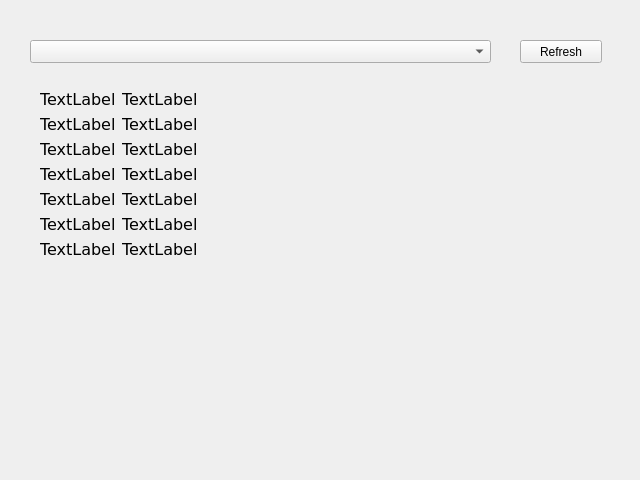
<?xml version="1.0" encoding="UTF-8"?>
<ui version="4.0">
 <class>CentralWidget</class>
 <widget class="QWidget" name="CentralWidget">
  <property name="geometry">
   <rect>
    <x>0</x>
    <y>0</y>
    <width>640</width>
    <height>480</height>
   </rect>
  </property>
  <property name="minimumSize">
   <size>
    <width>640</width>
    <height>480</height>
   </size>
  </property>
  <property name="windowTitle">
   <string>Form</string>
  </property>
  <widget class="QComboBox" name="comboBox">
   <property name="geometry">
    <rect>
     <x>30</x>
     <y>40</y>
     <width>461</width>
     <height>23</height>
    </rect>
   </property>
   <property name="font">
    <font>
     <family>DejaVu Sans</family>
     <pointsize>12</pointsize>
    </font>
   </property>
  </widget>
  <widget class="QWidget" name="formLayoutWidget">
   <property name="geometry">
    <rect>
     <x>30</x>
     <y>80</y>
     <width>571</width>
     <height>189</height>
    </rect>
   </property>
   <layout class="QFormLayout" name="formLayout">
    <property name="leftMargin">
     <number>10</number>
    </property>
    <property name="topMargin">
     <number>10</number>
    </property>
    <property name="rightMargin">
     <number>10</number>
    </property>
    <property name="bottomMargin">
     <number>10</number>
    </property>
    <item row="0" column="0">
     <widget class="QLabel" name="label_00">
      <property name="font">
       <font>
        <family>DejaVu Sans</family>
        <pointsize>12</pointsize>
       </font>
      </property>
      <property name="text">
       <string>TextLabel</string>
      </property>
     </widget>
    </item>
    <item row="0" column="1">
     <widget class="QLabel" name="label_01">
      <property name="font">
       <font>
        <family>DejaVu Sans</family>
        <pointsize>12</pointsize>
       </font>
      </property>
      <property name="text">
       <string>TextLabel</string>
      </property>
     </widget>
    </item>
    <item row="1" column="0">
     <widget class="QLabel" name="label_10">
      <property name="font">
       <font>
        <family>DejaVu Sans</family>
        <pointsize>12</pointsize>
       </font>
      </property>
      <property name="text">
       <string>TextLabel</string>
      </property>
     </widget>
    </item>
    <item row="1" column="1">
     <widget class="QLabel" name="label_11">
      <property name="font">
       <font>
        <family>DejaVu Sans</family>
        <pointsize>12</pointsize>
       </font>
      </property>
      <property name="text">
       <string>TextLabel</string>
      </property>
     </widget>
    </item>
    <item row="2" column="0">
     <widget class="QLabel" name="label_20">
      <property name="font">
       <font>
        <family>DejaVu Sans</family>
        <pointsize>12</pointsize>
       </font>
      </property>
      <property name="text">
       <string>TextLabel</string>
      </property>
     </widget>
    </item>
    <item row="2" column="1">
     <widget class="QLabel" name="label_21">
      <property name="font">
       <font>
        <family>DejaVu Sans</family>
        <pointsize>12</pointsize>
       </font>
      </property>
      <property name="text">
       <string>TextLabel</string>
      </property>
     </widget>
    </item>
    <item row="3" column="0">
     <widget class="QLabel" name="label_30">
      <property name="font">
       <font>
        <family>DejaVu Sans</family>
        <pointsize>12</pointsize>
       </font>
      </property>
      <property name="text">
       <string>TextLabel</string>
      </property>
     </widget>
    </item>
    <item row="3" column="1">
     <widget class="QLabel" name="label_31">
      <property name="font">
       <font>
        <family>DejaVu Sans</family>
        <pointsize>12</pointsize>
       </font>
      </property>
      <property name="text">
       <string>TextLabel</string>
      </property>
     </widget>
    </item>
    <item row="4" column="0">
     <widget class="QLabel" name="label_40">
      <property name="font">
       <font>
        <family>DejaVu Sans</family>
        <pointsize>12</pointsize>
       </font>
      </property>
      <property name="text">
       <string>TextLabel</string>
      </property>
     </widget>
    </item>
    <item row="4" column="1">
     <widget class="QLabel" name="label_41">
      <property name="font">
       <font>
        <family>DejaVu Sans</family>
        <pointsize>12</pointsize>
       </font>
      </property>
      <property name="text">
       <string>TextLabel</string>
      </property>
     </widget>
    </item>
    <item row="5" column="0">
     <widget class="QLabel" name="label_50">
      <property name="font">
       <font>
        <family>DejaVu Sans</family>
        <pointsize>12</pointsize>
       </font>
      </property>
      <property name="text">
       <string>TextLabel</string>
      </property>
     </widget>
    </item>
    <item row="5" column="1">
     <widget class="QLabel" name="label_51">
      <property name="font">
       <font>
        <family>DejaVu Sans</family>
        <pointsize>12</pointsize>
       </font>
      </property>
      <property name="text">
       <string>TextLabel</string>
      </property>
     </widget>
    </item>
    <item row="6" column="0">
     <widget class="QLabel" name="label_60">
      <property name="font">
       <font>
        <family>DejaVu Sans</family>
        <pointsize>12</pointsize>
       </font>
      </property>
      <property name="text">
       <string>TextLabel</string>
      </property>
     </widget>
    </item>
    <item row="6" column="1">
     <widget class="QLabel" name="label_61">
      <property name="font">
       <font>
        <family>DejaVu Sans</family>
        <pointsize>12</pointsize>
       </font>
      </property>
      <property name="text">
       <string>TextLabel</string>
      </property>
     </widget>
    </item>
   </layout>
  </widget>
  <widget class="QPushButton" name="pushButton">
   <property name="geometry">
    <rect>
     <x>520</x>
     <y>40</y>
     <width>82</width>
     <height>23</height>
    </rect>
   </property>
   <property name="text">
    <string>Refresh</string>
   </property>
  </widget>
 </widget>
 <resources/>
 <connections/>
</ui>
